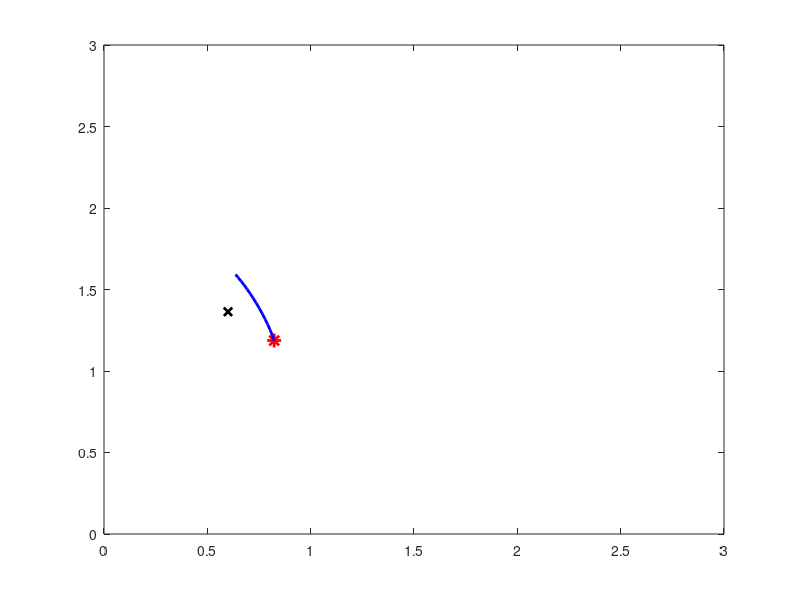

The MATLAB script that drew this image:
%% initialize parameters
b = 0.6;
a = 0.08;
dt = 0.1;
pauseTime = 0.00001;
tailLength = 15;
howCloseToFixedPoint = 0.02; % standard deviation in starting position
%% calculate the dynamics for a system that starts at an arbitrary position
% x0,y0

% setup anonymous functions to calculate the derivatives
ydot = @(x,y) -y*x^2 + b - a*y;
xdot = @(x,y) y*x^2 - x + a*y;

% proceed in one time step using Euler integration
counter  = 1;

xFix = 0.6;
yFix = 0.6/(0.08+0.6^2);

x0 = xFix+randn(1)*howCloseToFixedPoint;
y0 = yFix+randn(1)*howCloseToFixedPoint;
xNew = x0;
yNew = y0;


% setup vectors to hold position of "tail"
tailX = repmat(x0,tailLength,1);
tailY = repmat(y0,tailLength,1);



% start with a blank graph
clf;

% save plotting handle to improve speed and smoothness
pHand = plot(xNew,yNew,'r*','linewidth',2,'markersize',10);
hold on;
tailHand = plot(tailX,tailY,'b','linewidth',2);

% add in a cross at the fixed point
plot(xFix,yFix,'kx','linewidth',2);

% set plotting limits to remain the same
xlim([0,3]);
ylim([0,3]);

% loop over a few frames
while counter < 300
    % calculate the new position
    xNew = xNew + dt*xdot(xNew,yNew);
    yNew = yNew + dt*ydot(xNew,yNew);
    
    % plot the new position
    set(pHand,'xData',xNew,'yData',yNew);
    figure(gcf);pause(pauseTime);
    
    % update the tail coordinates
    tailX = [tailX(2:end);xNew];
    tailY = [tailY(2:end);yNew];
    set(tailHand,'xData',tailX,'yData',tailY);
    % move on to the next time step
    counter = counter+1;
end
